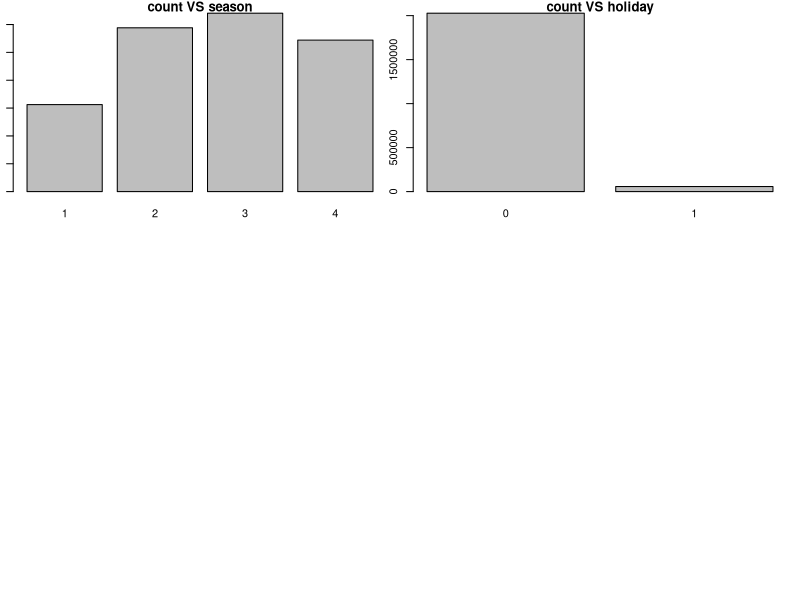

The R script that drew this image: (Note: this script raises an error after producing the figure.)
#Visualization part for evaluating the data
install.packages('plyr')
library(plyr)
library(ggplot2)
setwd("/Users/apple/Documents/study/R/BikeSharingDemand/myattempt")
train = read.csv("train.csv")
attach(train)
# http://www.cookbook-r.com/Manipulating_data/Summarizing_data/
# We have numerical variables: temp, atemp, humidity and windspeed

train$datetime = strptime(train$datetime, format = "%Y-%m-%d%H:%M:%S")
train$weekday = weekdays(train$datetime)
train$hour = train$datetime$hour
# We have categorical variables: season(1/2/3/4), holiday(0/1), workingday(0/1),weather(1/2/3) and now we add hour and weekday
season_count = aggregate(train["count"], by=train[c("season")], FUN=sum)
holiday_count = aggregate(train["count"], by=train[c("holiday")], FUN=sum)
workingday_count = aggregate(train["count"], by=train[c("workingday")], FUN=sum)
weather_count = aggregate(train["count"], by=train[c("weather")], FUN=sum)
hour_count = aggregate(train["count"], by=train[c("hour")], FUN=sum)
weekday_count = aggregate(train["count"], by = train[c("weekday")], FUN = sum)


par("mar")
par(mar=c(0.5,1,1,1))
par(mfrow=c(3,2))
s_c_plot =barplot(season_count$count,names.arg = season_count$season,main = "count VS season",xlab = "season", ylab = "count")
h_c_plot =barplot(holiday_count$count,names.arg = holiday_count$holiday,main = "count VS holiday",xlab = "holiday", ylab = "count")
wk_c_plot = barplot(weekday_count$count,names.arg = weekday_count$weekday,main = "count VS weekday",xlab = "weekday", ylab = "count")
we_c_plot = barplot(weather_count$count,names.arg = weather_count$weather,main = "count VS weather",xlab = "weather", ylab = "count")
h_c_plot = barplot(hour_count$count,names.arg = hour_count$hour,main = "count VS hour",xlab = "hour", ylab = "count")
work_c_plot = barplot(workingday_count$count,names.arg = workingday_count$workingday,main = "count VS workingday",xlab = "workingday", ylab = "count")



